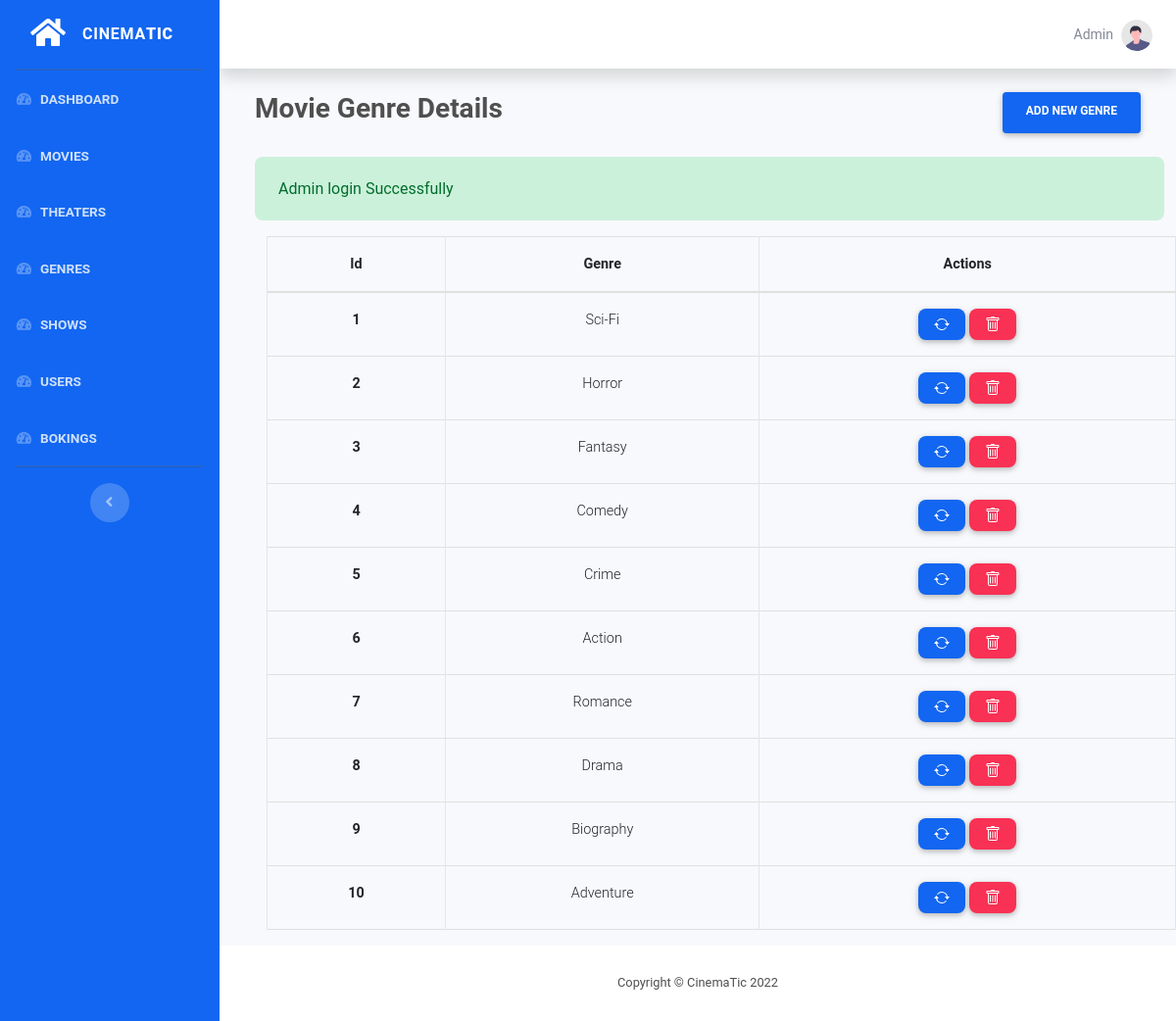
Before: /admin/genre/index.php (signed in) with the older database file.
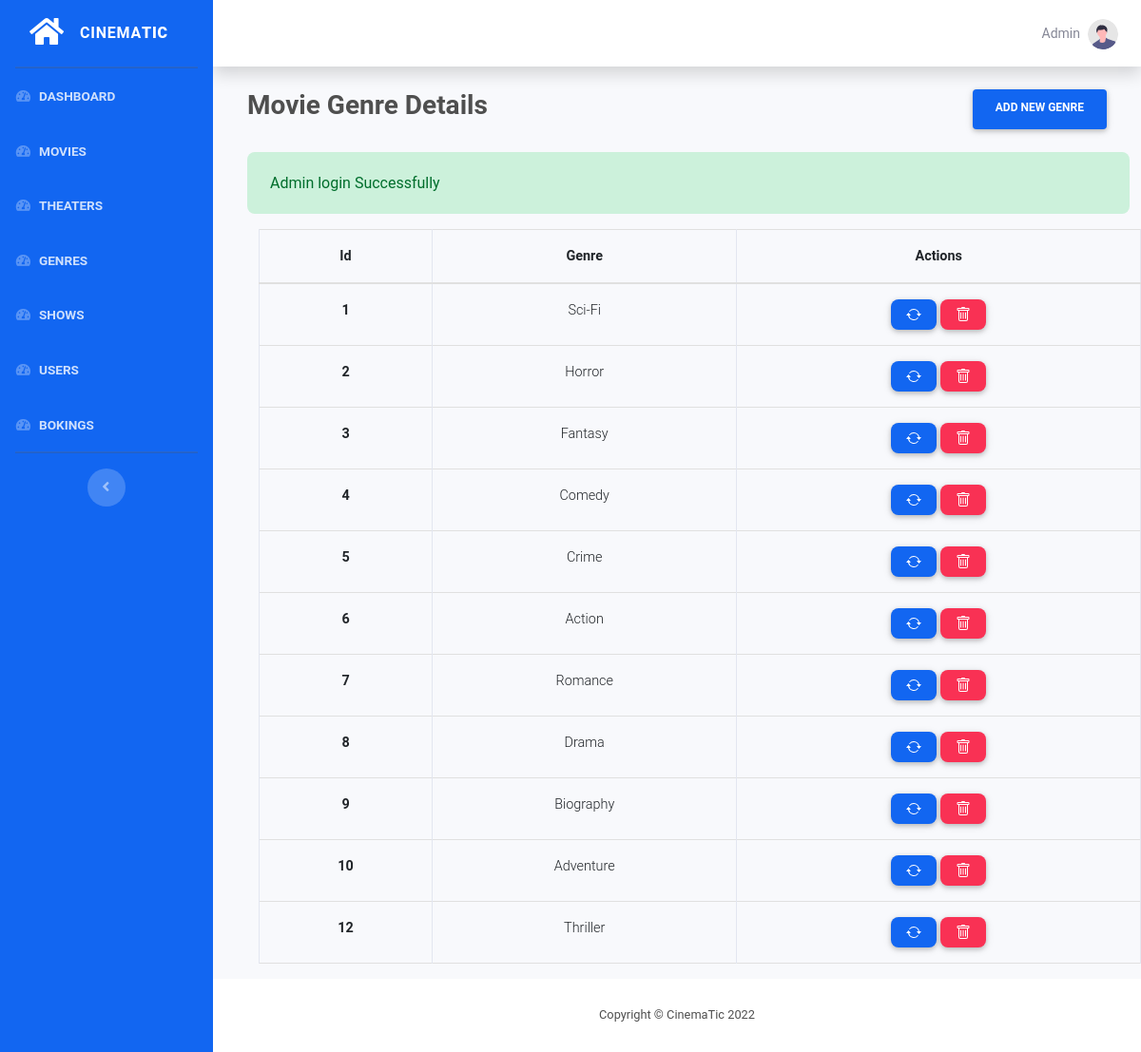
After: the same page with the newer database file.
### tables this page shows
CREATE TABLE `genre` (
  `id` int(11) NOT NULL,
  `name` varchar(30) NOT NULL
);

### functions/functions.php (called while the page is built, shortened)
<?php
function hasSuccess()
{
    return !empty($_SESSION['success']);
}
function getSuccess()
{
    $msg = $_SESSION['success'] ?? '';
    return $msg;
}

### functions/db.php (called while the page is built, shortened)
<?php
function pdo()
{
    $dbhost = "localhost";
    $dbname = "mtbs";
    $dbuser = "root";
    $dbpass = "";
    $options = [
        PDO::ATTR_DEFAULT_FETCH_MODE => PDO::FETCH_ASSOC
    ];
    $dsn = "mysql:host=" . $dbhost . ";dbname=" . $dbname;
    try {
        $pdo = new PDO($dsn, $dbuser, $dbpass, $options);
    } catch (PDOException $e) {
        die("Cannot Connect to Database: " . $e->getMessage());
    }
    return $pdo;
}
function all($table)
{
    $pdo = pdo();
    $stmt = $pdo->prepare("SELECT * FROM $table");
    $stmt->execute();
    return $stmt->fetchAll();
}

### admin/genre/index.php (the view, shortened to what this page needs)
<?php
$result = all('genre');
include  __DIR__ . "/../components/header.php";
include  __DIR__ . "/../components/sidebar.php";
?>
<div class="container-fluid">
    <div class="d-flex m-4 justify-content-between mb-4">
        <h3 class="font-weight-bold">Movie Genre Details</h3>
        <a href="./create.php" class="btn btn-primary px-4 font-weight-bold">Add New Genre</a>
    </div>
    <?php if (hasSuccess()) : ?>
        <div id="success" class="ml-4 alert alert-success">
            <?php echo getSuccess(); ?>
        </div>
    <?php endif; ?>
    <div class="container">
        <table class="table mx-4 table-responsive-md table-bordered">
            <thead>
                <tr>
                    <th class="font-weight-bold text-center">Id</th>
                    <th class="font-weight-bold text-center">Genre</th>
                    <th class="font-weight-bold text-center">Actions</th>
                </tr>
            </thead>
            <tbody>
                <?php foreach ($result as $key) : ?>
                    <tr>
                        <td class="font-weight-bold text-center"><?php echo $key['id']; ?></td>
                        <td class=" text-center"><?php echo $key['name']; ?></td>
                        <td class=" text-center">
                            <a class="btn btn-primary btn-sm rounded-5" style="height: 2rem;" href="./edit.php?id=<?php echo $key['id']; ?>">
                            </a>
                            <a class="btn btn-danger btn-sm rounded-5" style="height: 2rem;" onclick="confirmDelete(<?php echo $key['id']; ?>)" href="#!">
                            </a>
                        </td>
                    </tr>
                <?php endforeach;  ?>
            </tbody>
        </table>
    </div>
</div>
</div>
<?php include "../components/footer.php"; ?>

Changed rows visible on the page:
added genre: id "12", name "Thriller"
